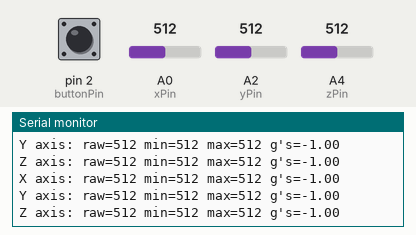
This sketch was run on a simulated Arduino Uno, built with avr-gcc and run on an emulated ATmega328P. Shown: the last lines printed to the serial monitor. The inputs (shaded band) are chosen by the test bench; at power-on: pin 2 (buttonPin) HIGH, A0 (xPin) = 512, A2 (yPin) = 512, A4 (zPin) = 512.

Above: at 1.2 s.
1.3 s: pin 2 (buttonPin) pulled LOW for 1 s
3.8 s: A0 (xPin) set to 0
At 4.8 s:
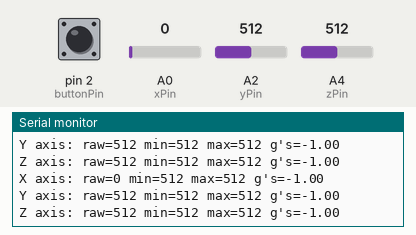
7.0 s: A2 (yPin) set to 716
At 7.8 s:
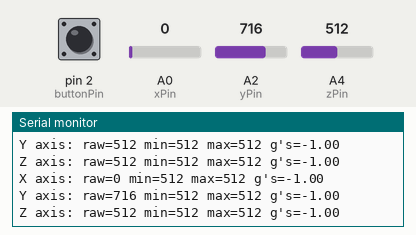
8.5 s: A4 (zPin) set to 716
At 9.5 s:
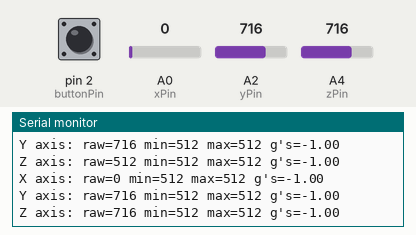
10.0 s: A0 (xPin) set to 122
At 10.7 s:
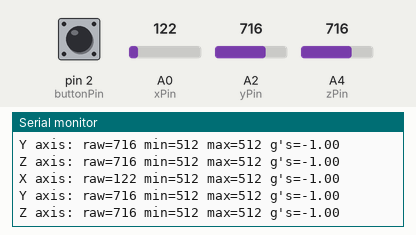
11.5 s: A2 (yPin) set to 900
At 12.5 s:
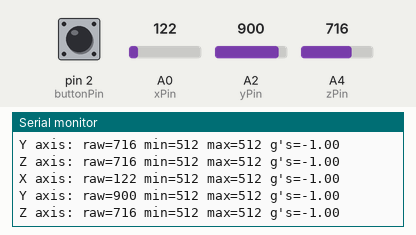
Timing chart, 0 to 14.0 s (numbered marks = the images above; inputs shaded):
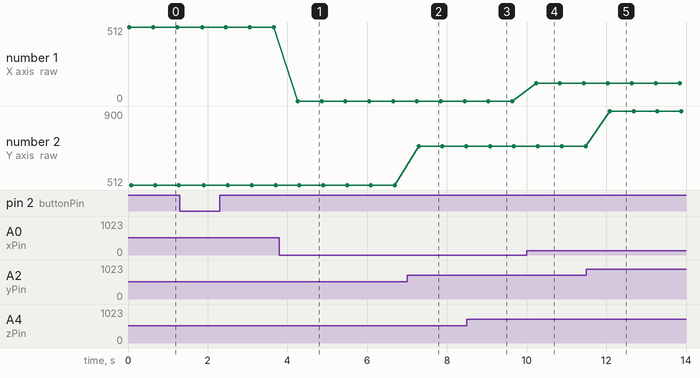

Measured:
- after the input at 3.8 s, the serial monitor: prints a new line after 0.46 s (image 1)
- after the input at 7.0 s, the serial monitor: prints a new line after 0.29 s (image 2)
- after the input at 8.5 s, the serial monitor: prints a new line after 0.63 s (image 3)
- after the input at 10.0 s, the serial monitor: prints a new line after 0.24 s (image 4)
- after the input at 11.5 s, the serial monitor: prints a new line after 0.58 s (image 5)
- plotted number 1: 512 → 0 after the input at 3.8 s, 0 → 122 after the input at 10.0 s
- plotted number 2: 512 → 716 after the input at 7.0 s, 716 → 900 after the input at 11.5 s

The sketch:

accelerometer_calibrate.ino
```cpp
const int xPin = A0;
const int yPin = A2;
const int zPin = A4;
const int buttonPin = 2;

int xMin = 512; // xRaw at -1.0g
int xMax = 512; // xRaw at +1.0g
int yMin = 512;
int yMax = 512;
int zMin = 512;
int zMax = 512;

const int numSamples = 10;

void setup() {
   analogReference(EXTERNAL);
   Serial.begin(9600);
}

void loop() {
   int xRaw = getAverageReading(xPin);
   int yRaw = getAverageReading(yPin);
   int zRaw = getAverageReading(zPin);

   if (digitalRead(buttonPin) == LOW) {
      calibrateSensor(xRaw, yRaw, zRaw);
   }

   Serial.print("X axis: raw=");
   Serial.print(xRaw);
   Serial.print(" min=");
   Serial.print(xMin);
   Serial.print(" max=");
   Serial.print(xMax);
   Serial.print(" g's=");
   Serial.println(convertToGravitationalForce(xRaw, xMin, xMax));

   Serial.print("Y axis: raw=");
   Serial.print(yRaw);
   Serial.print(" min=");
   Serial.print(yMin);
   Serial.print(" max=");
   Serial.print(yMax);
   Serial.print(" g's=");
   Serial.println(convertToGravitationalForce(yRaw, yMin, yMax));

   Serial.print("Z axis: raw=");
   Serial.print(zRaw);
   Serial.print(" min=");
   Serial.print(zMin);
   Serial.print(" max=");
   Serial.print(zMax);
   Serial.print(" g's=");
   Serial.println(convertToGravitationalForce(zRaw, zMin, zMax));

   delay(500);
}

int getAverageReading(int pin) {
   long sum = 0;
   for (int i=0; i < numSamples; i++) {
      sum = sum + analogRead(pin);
      delay(1);
   }
   return sum/numSamples;
}

void calibrateSensor(int xRaw, int yRaw, int zRaw) {
   Serial.println("Calibrating sensor...");
   if (xRaw < xMin)
      xMin = xRaw;

   if (xRaw > xMax)
      xMax = xRaw;

   if (yRaw < yMin)
      yMin = yRaw;

   if (yRaw > yMax)
      yMax = yRaw;

   if (zRaw < zMin)
      zMin = zRaw;

   if (zRaw > zMax)
      zMax = zRaw;
}

float convertToGravitationalForce(int reading, int minValue, int maxValue) {
   // The map function simply rescales the reading based on our reference
   // measurements at -1.0 g and +1.0g on the given axis. We convert the
   // reading from the raw input to thousandths of the gravitational force,
   // then divide by 1000 to get the g value.
   int milliGs = map(reading, minValue, maxValue, -1000, 1000);
   return milliGs / 1000.0;
}
```
